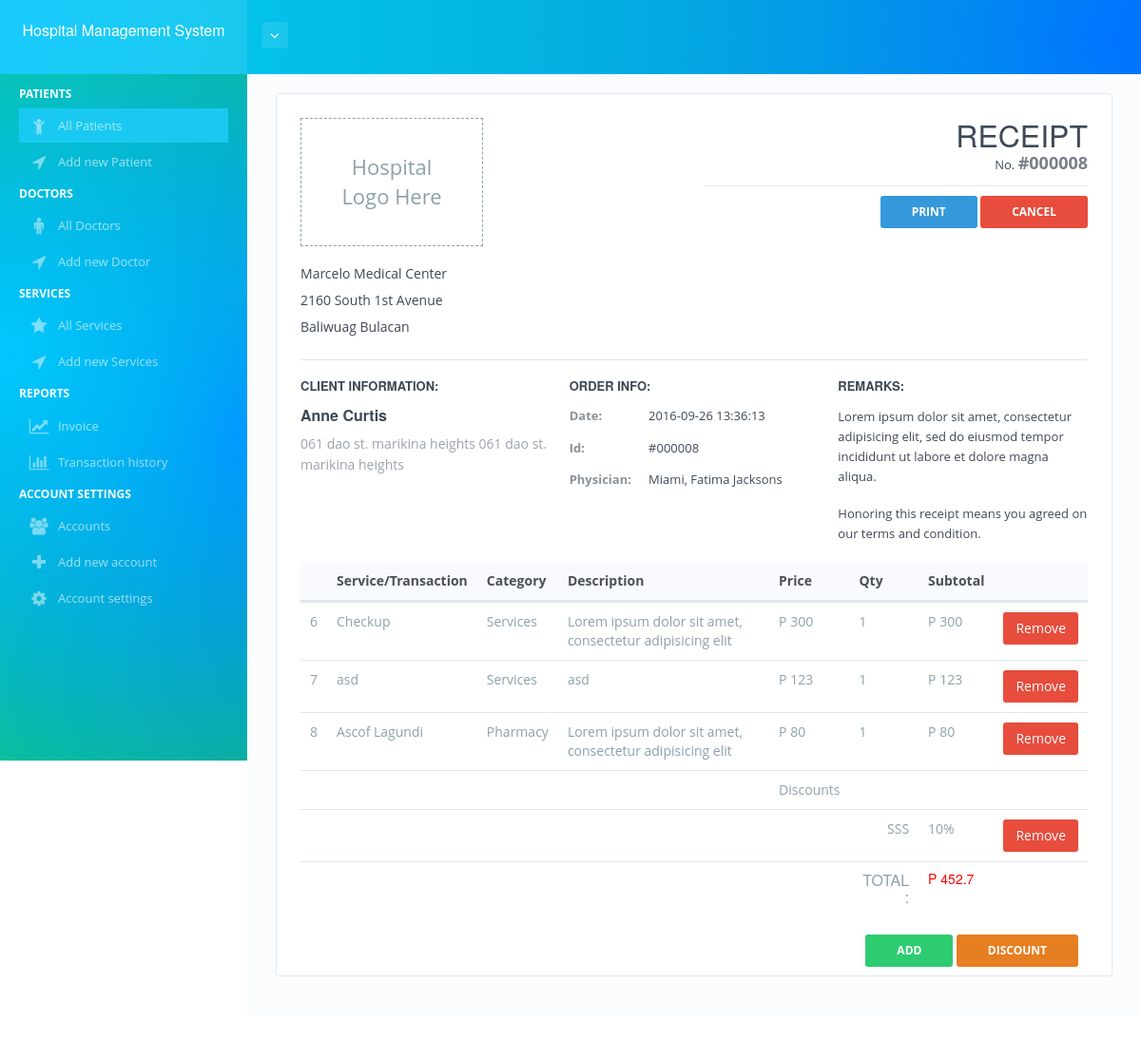
The page /transaction_details.php?1&transaction_id=8 (signed in) on the database its author committed.
### tables this page shows
CREATE TABLE `transactions` (
  `transaction_id` int(11) NOT NULL PRIMARY KEY AUTO_INCREMENT,
  `date` varchar(225) NOT NULL,
  `patient_id` int(11) NOT NULL,
  `physician_id` int(11) NOT NULL,
  `total` varchar(225) NOT NULL,
  `payment_status` varchar(225) NOT NULL,
  `status` varchar(225) NOT NULL,
  FOREIGN KEY (`patient_id`) REFERENCES patients(`patient_id`) ON DELETE CASCADE,
  FOREIGN KEY (`physician_id`) References physician(`physician_id`) ON DELETE CASCADE
);

CREATE TABLE `patients` (
  `patient_id` int(11) NOT NULL PRIMARY KEY AUTO_INCREMENT,
  `name` varchar(225) NOT NULL,
  `birthday` varchar(225) NOT NULL,
  `gender` varchar(225) NOT NULL,
  `address` varchar(225) NOT NULL,
  `phone` varchar(225) NOT NULL,
  `img` varchar(225) NOT NULL,
  `email` varchar(225) NOT NULL,
  `confine` varchar(225) NOT NULL,
  `room` varchar(225) NOT NULL,
  `status` varchar(225) NOT NULL
);

CREATE TABLE `physician` (
  `physician_id` int(11) NOT NULL PRIMARY KEY AUTO_INCREMENT,
  `name` varchar(225) NOT NULL,
  `phone` varchar(225) NOT NULL,
  `fee` varchar(225) NOT NULL,
  `img` varchar(225) NOT NULL,
  `status` varchar(225) NOT NULL,
  `license` varchar(225) NOT NULL,
  `email` varchar(225) NOT NULL,
  `bday` varchar(225) NOT NULL,
  `address` varchar(225) NOT NULL
);

CREATE TABLE `orders` (
  `orders_id` int(11) NOT NULL PRIMARY KEY,
  `transaction_id` varchar(225) NOT NULL,
  `services_id` varchar(225) NOT NULL,
  `qty` varchar(225) NOT NULL
);

CREATE TABLE `services` (
  `services_id` int(11) NOT NULL PRIMARY KEY AUTO_INCREMENT,
  `name` varchar(225) NOT NULL,
  `category` varchar(225) NOT NULL,
  `description` varchar(225) NOT NULL,
  `price` varchar(225) NOT NULL,
  `status` varchar(225) NOT NULL
);

CREATE TABLE `orders_discount` (
  `orders_discount_id` int(11) NOT NULL,
  `transaction_id` varchar(225) NOT NULL,
  `discount_id` varchar(225) NOT NULL
);

CREATE TABLE `discounts` (
  `discount_id` int(11) NOT NULL PRIMARY KEY,
  `name` varchar(225) NOT NULL,
  `discount` varchar(225) NOT NULL,
  `status` varchar(225) NOT NULL
);

### php/database.php (called while the page is built, shortened)
<?php
$conn = mysqli_connect("localhost","root","arunaritu","combine2");
$s = "SELECT * FROM ";
$j = " INNER JOIN ";
function get($col,$sql){
	global $conn;
	$q = $conn->query($sql);
	$n = mysqli_num_rows($q);
	if($n<=0){
		return 0;
	} else {
		while($r = mysqli_fetch_array($q)){
			return $r[$col];
		}
	}
}
function fetch($sql){
	global $conn;
	$q = $conn->query($sql);
	$n = mysqli_num_rows($q);
	$rs=array();
	if($n<=0){
		return 0;
	} else {
		while($r = mysqli_fetch_object($q)){
			$rs[] = $r;
		} return $rs;
	}
}
function counts($sql){
	global $conn;
	$q = $conn->query($sql);
	return $n = mysqli_num_rows($q);
}

### transaction_details.php (the view, shortened to what this page needs)
<?php
    require_once 'bones/a_assets.php';
    require_once 'bones/a_header.php';
?>
<div id="page-content-wrapper">
    <div id="page-content">
        <div class="container">
            <div class="row">
                <div class="col-md-12">
                    <div class="content-box pad25A">
                        <div class="row">
                            <?php
                                $transaction_id = $_GET['transaction_id'];
                                $patient_id = get("patient_id","$s transactions where transaction_id='$transaction_id'");
                                $transaction_date = get("date","$s transactions where transaction_id='$transaction_id'");
                                $patient_name = get("name","$s patients where patient_id='$patient_id'");
                                $patient_address = get("address","$s patients where patient_id='$patient_id'");
                                $physician_id = get("physician_id","$s transactions where transaction_id='$transaction_id'");
                                $physician_name = get("name","$s physician where physician_id='$physician_id'");
                            ?>
                            <div class="col-sm-3">
                                <div class="dummy-logo">
                                    Hospital Logo Here
                                </div>
                                <address class="invoice-address">
                                    Marcelo Medical Center
                                    <br />
                                    2160 South 1st Avenue
                                    <br />
                                    Baliwuag Bulacan
                                 </address>
                             </div>
                             <div class="col-sm-6 float-right text-right">
                                <h4 class="invoice-title">Receipt</h4>
                                No. <b>#<?php echo '00000'.$transaction_id; ?></b>
                                    <div class="divider"></div>
                                <a target='_blank' href="print.php?transaction_id=<?php echo $transaction_id; ?>">
                                   <button class="print btn btn-alt btn-hover btn-info">
                                    <span>Print</span>
                                    </button>
                                </a>
                                <button class="print removes btn btn-alt btn-hover btn-danger">
                                    <span>Cancel</span>
                                </button>
                            </div>
                        </div>
                        <div class="divider"></div>
                        <div class="row">
                            <div class="col-md-4">
                                <h2 class="invoice-client mrg10T">Client information:</h2>
                                <h5><?php echo $patient_name; ?></h5>
                                <address class="invoice-address">
                                    <?php echo $patient_address; ?>
                                </address>
                            </div>
                            <div class="col-md-4">
                                <h2 class="invoice-client mrg10T">Order Info:</h2>
                                <ul class="reset-ul">
                                    <li><b>Date:</b> <?php echo $transaction_date; ?></li>
                                    <li><b>Id:</b> #<?php echo '00000'.$transaction_id; ?></li>
                                    <li><b>Physician:</b> <?php echo $physician_name; ?></li>
                                </ul>
                            </div>
                            <div class="col-md-4">
                                <h2 class="invoice-client mrg10T">Remarks:</h2>
                                <p>Lorem ipsum dolor sit amet, consectetur adipisicing elit, sed do eiusmod
                                tempor incididunt ut labore et dolore magna aliqua.</p>
                                <br />
                                <p>Honoring this receipt means you agreed on our terms and condition.</p>
                            </div>
                        </div>
                        <table class="table mrg20T table-hover">
                            <thead>
                                <tr>
                                    <th></th>
                                    <th>Service/Transaction</th>
                                    <th>Category</th>
                                    <th>Description</th>
                                    <th>Price</th>
                                    <th>Qty</th>
                                    <th>Subtotal</th>
                                    <th></th>
                                </tr>
                            </thead>
                            <tbody>
                                <?php
                                    $orders = fetch("$s orders $j services on orders.services_id=services.services_id and transaction_id='$transaction_id'");
                                    $orders_discount = fetch("$s orders_discount $j discounts on orders_discount.discount_id=discounts.discount_id and transaction_id='$transaction_id'");
                                    $orders_c = counts("$s orders $j services on orders.services_id=services.services_id and transaction_id='$transaction_id'");
                                    if($orders_c>='1'){
                                       foreach ($orders as $o){
                                              $total = $o->qty * $o->price;
                                              echo "<tr>
                                                        <td>$o->orders_id</td>
                                                        <td>$o->name</td>
                                                        <td>$o->category</td>
                                                        <td>$o->description</td>
                                                        <td>P $o->price</td>
                                                        <td>$o->qty</td>
                                                        <td>P $total</td>
                                                        <td>
                                                            <form method='post' action='transaction_details.php?1&transaction_id=$transaction_id'>
                                                              <input type='hidden' name='orders_id' value='$o->orders_id'>
                                                              <button name='remove_servicetransaction' class='btn btn-danger'>Remove</button>
                                                            </form>
                                                        </td>
                                                    </tr> ";
                                        }
                                    }  else {
                                        echo "<td colspan='7'><center>No Transactions/Results yet !</td>";
                                    }
                                   if($orders_discount<=0){}
                                    else {
                                          echo "<tr>
                                                    <td></td>
                                                    <td></td>
                                                    <td></td>
                                                    <td></td>
                                                    <td>Discounts</td>
                                                    <td></td>
                                                    <td></td>
                                                    <td></td>
                                                </tr>";
                                            foreach ($orders_discount as $z) {
                                                echo "<tr>
                                                            <td></td>
                                                            <td></td>
                                                            <td></td>
                                                            <td></td>
                                                            <td></td>
                                                            <td class='text-right'>$z->name</td>
                                                            <td>$z->discount%</td>
                                                            <td>
                                                                <form method='post' action='transaction_details.php?1&transaction_id=$transaction_id'>
                                                                    <input type='hidden' name='orders_discount_id' value='$z->orders_discount_id'>
                                                                    <button name='remove_orderdiscount' class='btn btn-danger'>Remove</button>
                                                                </form>
                                                            </td>
                                                        </tr> ";
                                            }
                                    }
                                ?>
                                <tr <?php if($orders_c<='0'){ echo 'style="display:none;"'; }?>>
                                    <td></td>
                                    <td></td>
                                    <td></td>
                                    <td></td>
                                    <td></td>
                                    <td class="text-right"><b><h4>TOTAL :</h4></b></td>
                                    <td style="color:red;">
                                        <h5>P
                                            <?php
                                                $total = get("total","SELECT sum(orders.qty*services.price) as total FROM orders INNER JOIN services on orders.services_id=services.services_id and transaction_id='$transaction_id'");
                                                $discounted = get("less","SELECT sum(discounts.discount) as less from orders_discount $j discounts on orders_discount.discount_id=discounts.discount_id and transaction_id='$transaction_id'");
                                                $dis_a = $discounted/100;
                                                $dis_b = $dis_a * $total;
                                                $dis_c = $total - $dis_b;
                                                echo $dis_c;
                                            ?>
                                        </h5>
                                    </td>
                                    <td></td>
                                </tr>
                            </tbody>
                        </table>
                             <div class="col-sm-6 float-right text-right">
                               <button data-toggle="modal" data-target="#newservices" class="print btn btn-alt btn-hover btn-success">
                                    <span>Add</span>
                                </button>
                                <button data-toggle="modal" data-target="#discount" class="print btn btn-alt btn-hover btn-warning">
                                    <span>Discount</span>
                                </button>
                            </div><br>
                    </div>
                </div>
            </div>
        </div>
    </div>
</div>
<?php require_once "bones/a_footer.php"; ?>

### rows shown on the page
transactions: patient.name "Anne Curtis", patient.address "061 dao st. marikina heights 061 dao st. marikina heights", date "2016-09-26 13:36:13", physician.name "Miami, Fatima Jacksons"
orders: orders_id "6", services.name "Checkup", services.category "Services", services.description "Lorem ipsum dolor sit amet, consectetur adipisicing elit", services.price "300", qty "1"
orders: orders_id "7", services.name "asd", services.category "Services", services.description "asd", services.price "123", qty "1"
orders: orders_id "8", services.name "Ascof Lagundi", services.category "Pharmacy", services.description "Lorem ipsum dolor sit amet, consectetur adipisicing elit", services.price "80", qty "1"
orders_discount: discount.name "SSS", discount.discount "10"

### other values the page prints
$transaction_id "8"
$dis_c "452.7"
